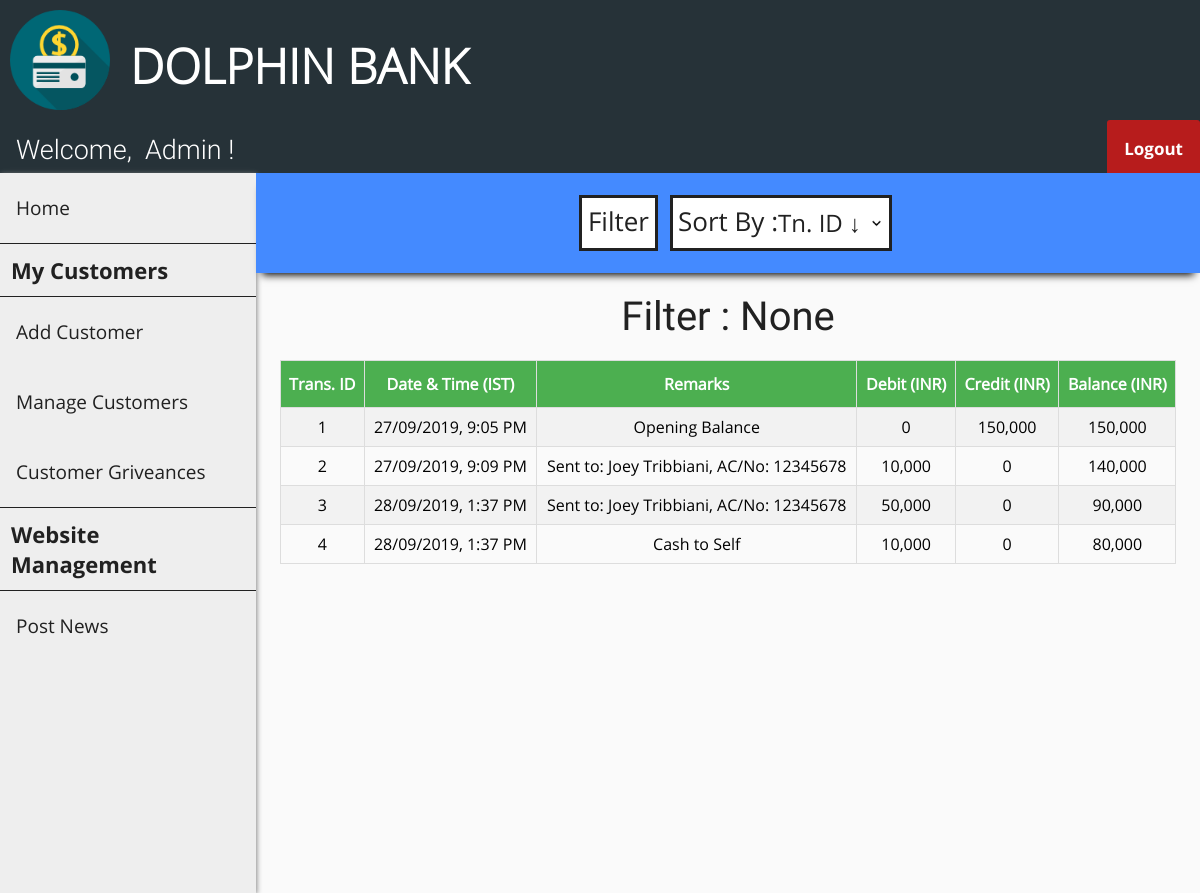
The page /transactions.php?cust_id=2 (signed in) on the database its author committed.
### tables this page shows
CREATE TABLE `passbook2` (
  `trans_id` int(11) NOT NULL,
  `trans_date` datetime DEFAULT NULL,
  `remarks` varchar(255) DEFAULT NULL,
  `debit` int(11) DEFAULT NULL,
  `credit` int(11) DEFAULT NULL,
  `balance` int(11) DEFAULT NULL
);

### transactions.php (the view, shortened to what this page needs)
<?php
    include "connect.php";
    include "header.php";
    include "user_navbar.php";
    include "admin_sidebar.php";
    $sql0 = "SELECT * FROM passbook".$_SESSION['cust_id'];
    $filter_indicator = "None";
?>
<!DOCTYPE html>
<html>
<head>
    <link rel="stylesheet" href="transactions_style.css">
</head>
<body>
    <div class="search-bar-wrapper">
        <div class="search-bar" id="the-search-bar">
            <div class="flex-item-search-bar" id="fi-search-bar">
                <button id="search" onclick="document.getElementById('id01').style.display='block'">Filter</button>
                <div class="flex-item-by">
                    <label id="sort">Sort By :</label>
                </div>
                <div class="flex-item-search-by">
                    <select name="by" onChange="window.location.href=this.value">
                        <option selected disabled hidden>
                            <?php if (empty($_GET['sort'])) {?>Tn. ID &darr;<?php } ?>
                        </option>
                    </select>
                </div>
            </div>
        </div>
    </div>
    <div class="flex-container">
        <p id="none">Filter : <?php echo $filter_indicator ?></p>
    </div>
    <div class="flex-container">
        <?php
            $result = $conn->query($sql0);
            if ($result->num_rows > 0) {?>
                <table id="transactions">
                    <tr>
                        <th>Trans. ID</th>
                        <th>Date & Time (IST)</th>
                        <th>Remarks</th>
                        <th>Debit (INR)</th>
                        <th>Credit (INR)</th>
                        <th>Balance (INR)</th>
                    </tr>
        <?php
            while($row = $result->fetch_assoc()) {?>
                    <tr>
                        <td><?php echo $row["trans_id"]; ?></td>
                        <td>
                            <?php
                                $time = strtotime($row["trans_date"]);
                                $sanitized_time = date("d/m/Y, g:i A", $time);
                                echo $sanitized_time;
                             ?>
                        </td>
                        <td><?php echo $row["remarks"]; ?></td>
                        <td><?php echo number_format($row["debit"]); ?></td>
                        <td><?php echo number_format($row["credit"]); ?></td>
                        <td><?php echo number_format($row["balance"]); ?></td>
                    </tr>
            <?php } ?>
            </table>
            <?php
            } else {  ?>
                <p id="none"> No results found :(</p>
            <?php }
            $conn->close(); ?>
    </div>
</body>
</html>

### header_style.css (style rules this page uses)
body { margin: 0; padding: 0; background-color: #FAFAFA; }

### transactions_style.css (style rules this page uses)
.flex-container { display: -webkit-flex; display: flex; margin-left: 256px; width: auto; height: auto; padding-top: 20px; flex-direction: column; overflow-x: auto; }
.search-bar-wrapper { height: 100px; }
.search-bar-wrapper .search-bar { display: -webkit-flex; display: flex; margin-left: 256px; position: relative; width: auto; height: 100px; flex-direction: column; background-color: #448AFF; box-shadow: 0 8px 8px -6px black; overflow: hidden; }
label[id="sort"] { display: block; float: left; color: #212121; font-family: OpenSans-Regular; font-size: 26px; background-color: white; border: 3px solid #212121; border-right: 0; margin: 12px; margin-right: 0px; height: 45px; padding-top: 5px; padding-left: 5px; }
select { font-family: OpenSans-Regular; color: #212121; font-size: 24px; background: url("images/down_arrow.png") 96% / 15% no-repeat #eee; -webkit-appearance: none; -moz-appearance: none; background-color: white; border: 3px solid #212121; border-left: 0; margin: 12px; margin-left: 0px; height: 56px; width: 115%; }
.flex-item-search-bar { display: -webkit-flex; display: flex; flex-direction: row; margin: auto; width: auto; height: auto; }
button[id="search"] { font-family: OpenSans-Regular; color: #212121; font-size: 26px; background-color: white; cursor: pointer; height: 40px; margin-top: 12px; padding-top: 5px; padding-bottom: 45px; border: 3px solid #212121; }
label { display: block; float: left; color: #212121; font-family: OpenSans-Bold; font-size: 20px; }
#transactions { font-family: OpenSans-Regular; border-collapse: collapse; width: 80%; margin: auto; }
@media screen and (max-width: 1280px) { #transactions { width: 95%; } }
#transactions td, #transactions th { text-align: center; border: 1px solid #ddd; padding: 8px; }
#transactions tr:nth-child(even) { background-color: #f2f2f2; }
#transactions th { padding-top: 12px; padding-bottom: 12px; background-color: #4CAF50; color: white; }
p[id="none"] { margin: auto; font-size: 40px; color: #212121; font-family: Roboto-Regular; }

### rows shown on the page
passbook2: trans_id "1", trans_date "27/09/2019, 9:05 PM", remarks "Opening Balance", debit "0", credit "150,000", balance "150,000"
passbook2: trans_id "2", trans_date "27/09/2019, 9:09 PM", remarks "Sent to: Joey Tribbiani, AC/No: 12345678", debit "10,000", credit "0", balance "140,000"
passbook2: trans_id "3", trans_date "28/09/2019, 1:37 PM", remarks "Sent to: Joey Tribbiani, AC/No: 12345678", debit "50,000", credit "0", balance "90,000"
passbook2: trans_id "4", trans_date "28/09/2019, 1:37 PM", remarks "Cash to Self", debit "10,000", credit "0", balance "80,000"

### other values the page prints
$filter_indicator "None"
